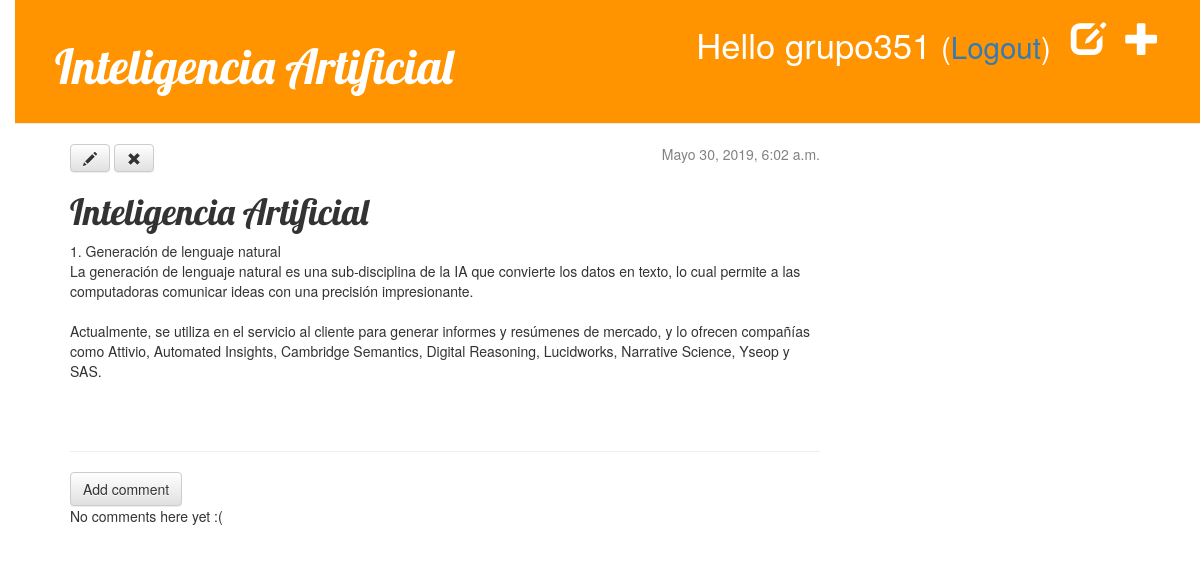
The page /post/1/ (signed in) on the database as committed earlier.
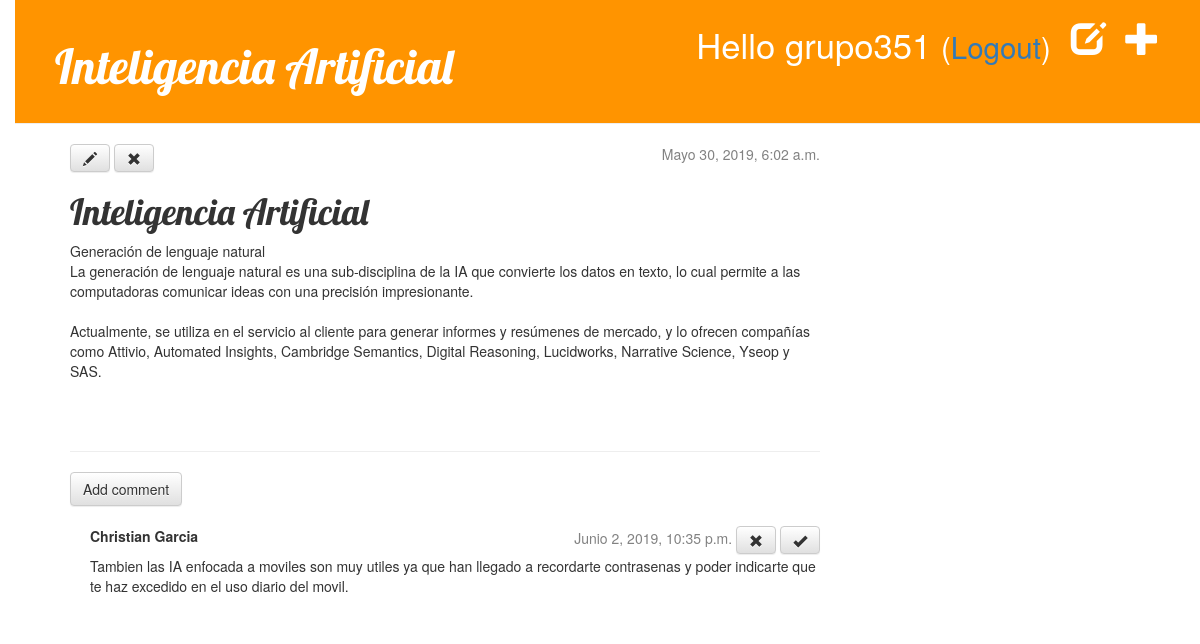
The same page on the database as committed later.
### blog/models.py (models this page shows, shortened)
class Post(models.Model):
	author = models.ForeignKey('auth.User', on_delete=models.CASCADE)
	title = models.CharField(max_length=200)
	text = models.TextField()
	created_date = models.DateTimeField(default=timezone.now)
	published_date = models.DateTimeField(blank=True, null=True)

class Comment(models.Model):
	post = models.ForeignKey('blog.Post', related_name='comments', on_delete=models.CASCADE)
	author = models.CharField(max_length=200)
	text = models.TextField()
	created_date = models.DateTimeField(default=timezone.now)
	approved_comment = models.BooleanField(default=False)

### blog/views.py (the view)
# urls.py: path('post/<int:pk>/', views.post_detail, name='post_detail'),
def post_detail(request, pk):
	post = get_object_or_404(Post, pk=pk)
	return render(request, 'blog/post_detail.html', {'post': post})

### blog/templates/blog/post_detail.html
{% extends 'blog/base.html' %}
{% block content %}
	<div class="post">
		{% if post.published_date %}
			<div class="date">
				{{ post.published_date }}
			</div>
		{% else %}
			<a class="btn btn-default" href="{% url 'post_publish' pk=post.pk %}">Publish</a>
		{% endif %}
		<a class="btn btn-default" href="{% url 'post_edit' pk=post.pk %}"><span class="glyphicon glyphicon-pencil"></span></a>
		<a class="btn btn-default" href="{% url 'post_remove' pk=post.pk %}"><span class="glyphicon glyphicon-remove"></span></a>
		<h1>{{ post.title }}</h1>
		<p>{{ post.text|linebreaksbr }}</p>
	</div>
	<hr>
	<a class="btn btn-default" href="{% url 'add_comment_to_post' pk=post.pk %}">Add comment</a>
	{% for comment in post.comments.all %}
		{% if user.is_authenticated or comment.approved_comment %}
		<div class="comment">
			<div class="date">
				{{ comment.created_date }}
				{% if not comment.approved_comment %}
					<a class="btn btn-default" href="{% url 'comment_remove' pk=comment.pk %}"><span class="glyphicon glyphicon-remove"></span></a>
					<a class="btn btn-default" href="{% url 'comment_approve' pk=comment.pk %}"><span class="glyphicon glyphicon-ok"></span></a>
				{% endif %}
			</div>
			<strong>{{ comment.author }}</strong>
			<p>{{ comment.text|linebreaks }}</p>
		</div>
		{% endif %}
	{% empty %}
		<p>No comments here yet :(</p>
	{% endfor %}
{% endblock %}

Rows that differ between the two databases and show on the page:
changed Post "Inteligencia Artificial": text "1. Generación de lenguaje natural…" → "Generación de lenguaje natural…"
added Comment: created_date "Junio 2, 2019, 10:35 p.m.", approved_comment False (drawn), author "Christian Garcia", text "Tambien las IA enfocada a moviles son muy utiles ya que han llegado a recordarte contrasenas y poder indicarte que te haz excedido en el uso diario del movil."
Other text that changed with them:
text no longer shown: "No comments here yet :("
